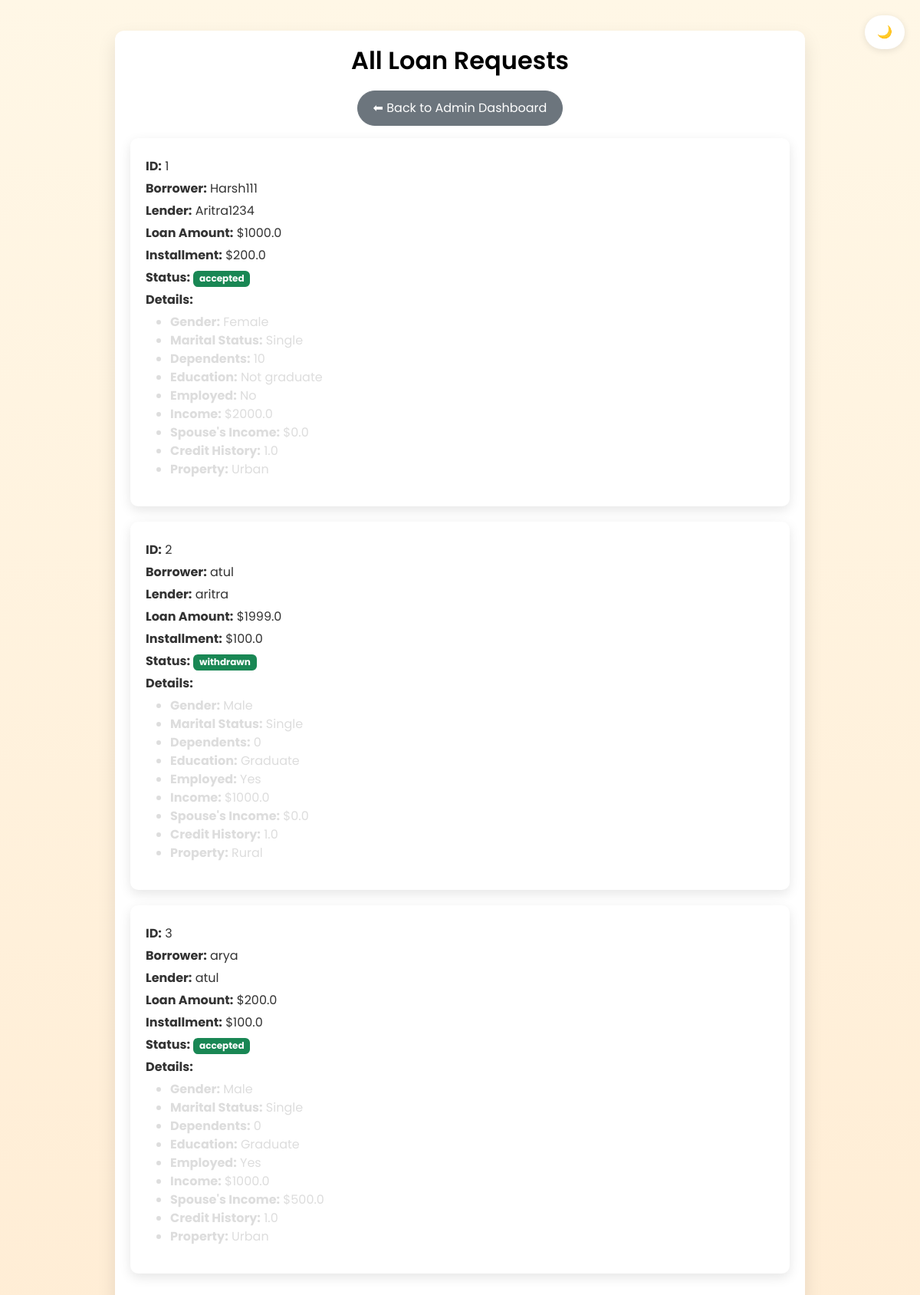
The page /admin/loans (signed in) on the database its author committed.
### app.py (models this page shows)
class LoanRequest(db.Model):
    id = db.Column(db.Integer, primary_key=True)
    borrower_id = db.Column(db.Integer, db.ForeignKey('user.id'), nullable=False)
    lender_username = db.Column(db.String(150), nullable=False)
    userGender = db.Column(db.String(50))              # Gender
    maritalStatus = db.Column(db.String(50))        # Marital Status
    dependentsNo = db.Column(db.String(50))         # Dependents
    educationLevel = db.Column(db.String(50))            # Education
    employeeStatus = db.Column(db.String(50))           # Employed
    userIncome = db.Column(db.Float)                    # Income
    spouseIncome = db.Column(db.Float)            # Spouse's Income
    loanAmount = db.Column(db.Float)               # Loan Amount
    loanInstallment = db.Column(db.Float)         # Monthly Installment
    creditHistory = db.Column(db.Float)        # Credit History
    propertyStatus = db.Column(db.String(50))              # Property
    status = db.Column(db.String(50), default="pending")  # pending, accepted, rejected, withdrawn
    borrower = db.relationship('User', backref=db.backref('loan_requests', lazy=True))

class User(db.Model):
    id = db.Column(db.Integer, primary_key=True)
    username = db.Column(db.String(150), unique=True, nullable=False)
    password = db.Column(db.String(200), nullable=False)
    is_admin = db.Column(db.Boolean, default=False)
    is_blocked = db.Column(db.Boolean, default=False)

### app.py (the view)
@app.route('/admin/loans')
def admin_loans():
    if not admin_required():
        flash('Admin access required!')
        return redirect(url_for('dashboard'))
    loans = LoanRequest.query.all()
    return render_template('admin_loans.html', loans=loans)

### app.py (called while the page is built)
def admin_required():
    if 'user' not in session:
        return False
    user = User.query.filter_by(username=session['user']).first()
    return user and user.is_admin

### templates/admin_loans.html (shortened to what this page needs)
<!DOCTYPE html>
<html lang="en" data-theme="light">
<head>
  <link href="https://cdn.jsdelivr.net/npm/bootstrap@5.2.3/dist/css/bootstrap.min.css" rel="stylesheet">
</head>
<body>
  <div class="container">
    <h1>All Loan Requests</h1>
    <div class="text-center mb-3">
      <a href="{{ url_for('admin_dashboard') }}" class="btn btn-secondary">⬅ Back to Admin Dashboard</a>
    </div>
    {% for loan in loans %}
    <div class="loan-card">
      <p><strong>ID:</strong> {{ loan.id }}</p>
      <p><strong>Borrower:</strong> {{ loan.borrower.username }}</p>
      <p><strong>Lender:</strong> {{ loan.lender_username }}</p>
      <p><strong>Loan Amount:</strong> ${{ loan.loanAmount }}</p>
      <p><strong>Installment:</strong> ${{ loan.loanInstallment }}</p>
      <p><strong>Status:</strong> <span class="badge bg-success">{{ loan.status }}</span></p>
      <p><strong>Details:</strong></p>
      <ul>
        <li><strong>Gender:</strong> {{ loan.userGender }}</li>
        <li><strong>Marital Status:</strong> {{ loan.maritalStatus }}</li>
        <li><strong>Dependents:</strong> {{ loan.dependentsNo }}</li>
        <li><strong>Education:</strong> {{ loan.educationLevel }}</li>
        <li><strong>Employed:</strong> {{ loan.employeeStatus }}</li>
        <li><strong>Income:</strong> ${{ loan.userIncome }}</li>
        <li><strong>Spouse's Income:</strong> ${{ loan.spouseIncome }}</li>
        <li><strong>Credit History:</strong> {{ loan.creditHistory }}</li>
        <li><strong>Property:</strong> {{ loan.propertyStatus }}</li>
      </ul>
    </div>
    {% endfor %}
  </div>
  <button class="btn-toggle" onclick="toggleTheme()">
    <span id="theme-icon">🌙</span>
  </button>
</body>
</html>

### templates/admin_loans.html (style rules this page uses)
:root { --primary-color: #007bff; --secondary-color: #6c757d; --bg-light: #f4f7f6; --bg-dark: #121212; --text-light: #000; --text-dark: #f4f7f6; }
body { font-family: 'Poppins', sans-serif; background: linear-gradient(to bottom, #fff7e6, #ffedd5); color: var(--text-light); margin: 0; padding: 0; transition: all 0.4s ease-in-out; }
.container { max-width: 900px; margin: 40px auto; padding: 20px; background: #fff; border-radius: 12px; box-shadow: 0px 10px 25px rgba(0, 0, 0, 0.1); transition: all 0.3s ease-in-out; }
h1 { font-size: 2rem; font-weight: 600; text-align: center; margin-bottom: 20px; animation: fadeIn 0.6s ease-in-out; }
.loan-card { padding: 20px; border-radius: 10px; margin-bottom: 20px; background: #fff; box-shadow: 0px 5px 15px rgba(0, 0, 0, 0.1); transition: all 0.3s ease-in-out; animation: fadeIn 0.8s ease-in-out; }
.loan-card p { margin: 5px 0; font-size: 1rem; color: #333; }
[data-theme="dark"] .loan-card p, .loan-card li { color: #ddd; }
.btn-toggle { position: absolute; top: 20px; right: 20px; background: #fff; border: none; padding: 10px 16px; border-radius: 30px; font-size: 16px; cursor: pointer; box-shadow: 0px 2px 10px rgba(0, 0, 0, 0.1); transition: 0.3s ease-in-out; }
.btn-primary, .btn-secondary { font-size: 1rem; padding: 10px 20px; border-radius: 30px; transition: all 0.3s ease-in-out; }

### rows shown on the page
LoanRequest: id "1", borrower.username "Harsh111", lender_username "Aritra1234", loanAmount "1000.0", loanInstallment "200.0", status "accepted", userGender "Female", maritalStatus "Single", dependentsNo "10", educationLevel "Not graduate", employeeStatus "No", userIncome "2000.0", spouseIncome "0.0", creditHistory "1.0", propertyStatus "Urban"
LoanRequest: id "2", borrower.username "atul", lender_username "aritra", loanAmount "1999.0", loanInstallment "100.0", status "withdrawn", userGender "Male", maritalStatus "Single", dependentsNo "0", educationLevel "Graduate", employeeStatus "Yes", userIncome "1000.0", spouseIncome "0.0", creditHistory "1.0", propertyStatus "Rural"
LoanRequest: id "3", borrower.username "arya", lender_username "atul", loanAmount "200.0", loanInstallment "100.0", status "accepted", userGender "Male", maritalStatus "Single", dependentsNo "0", educationLevel "Graduate", employeeStatus "Yes", userIncome "1000.0", spouseIncome "500.0", creditHistory "1.0", propertyStatus "Urban"
